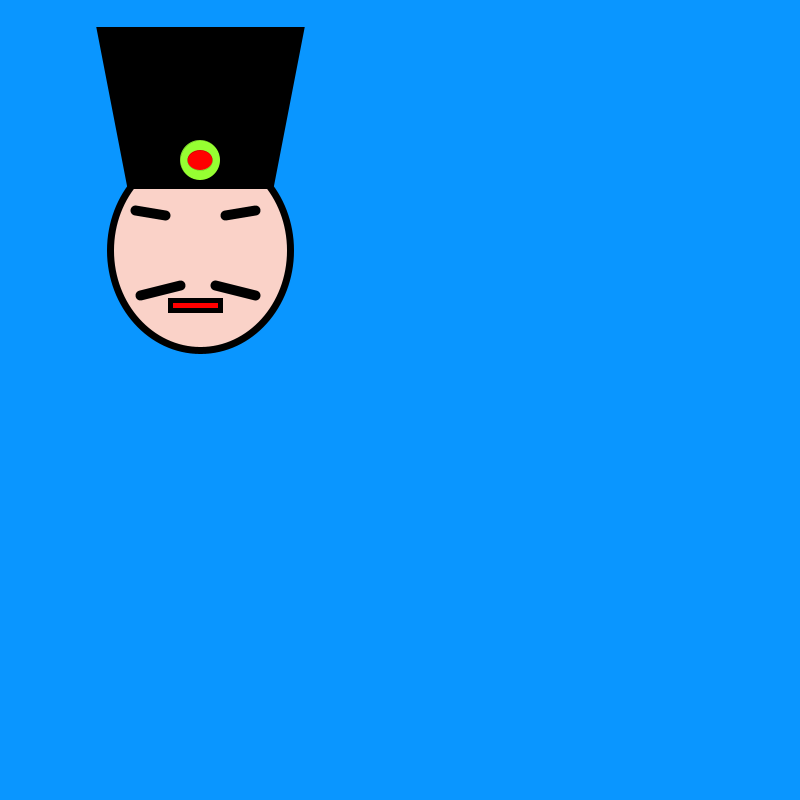
Frame 1 (no input)
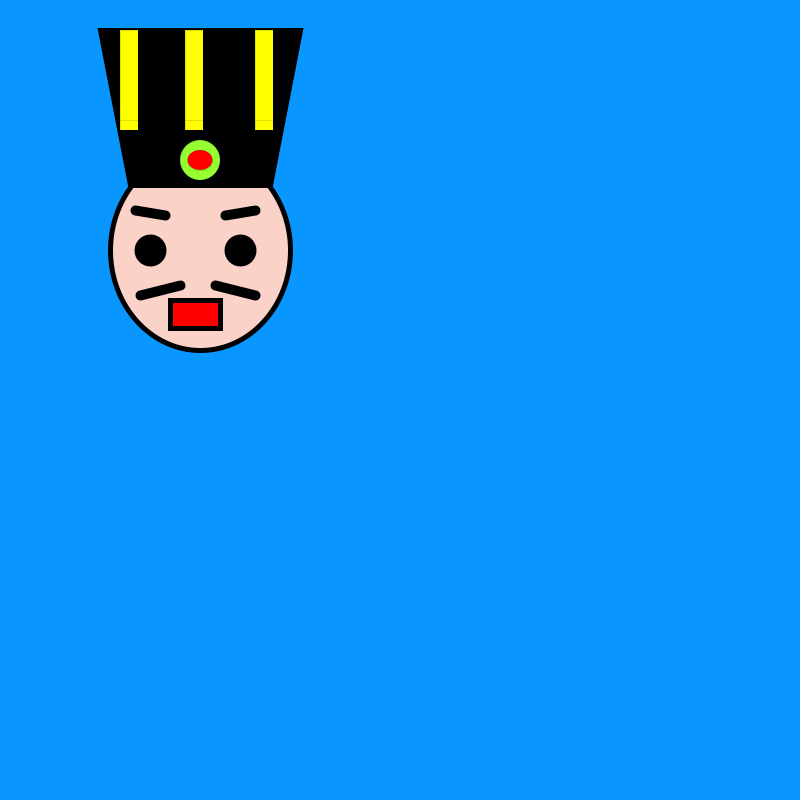
Frame 60 (the mouse pressed at the canvas centre just before this capture)
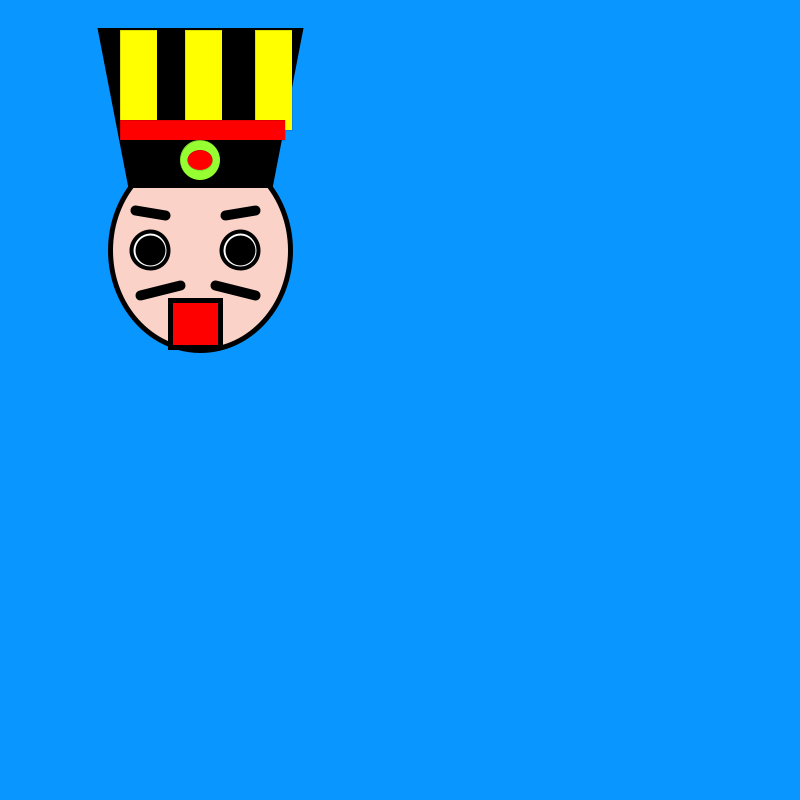
Frame 120 (the mouse held since frame 60 and released just before this capture)

The Processing sketch that drew these frames (run headless with seeded random() and noise(); from frame 60 on, the mouse is pressed at the canvas centre):

// Processing sketch: processing_93764
// ── processing_93764.pde

int pupilw=0;
int pupilh=0;
int eyeballw=0;
int eyeballh=0;
int mouth=10;
int a;
int b;
int c;

//for the 'moving picture'

void setup() {  // setup() does not return a value
  size(800, 800);
  smooth();
  strokeWeight(7);
  
  
  fill(250, 210 ,200);
  ellipse(200, 250, 180, 200);
  
  
  
  
  
  
  
  
  
  
  
  
 
}

void draw() {  // draw() does not r  eturn a value

background(10,150, 255);
  fill(250, 210 ,200);
  ellipse(200, 250, 180, 200);
  
  
  
  fill(0,0,0);
  quad(100,30, 300,30, 270, 185, 130,185);
  fill(255,255,0);
  strokeWeight(0);  
  rect(120,30, a,100);
  if (a<50) {a=a+1;}
  else if (a>=50) {a=10;}
  rect(185,30, b,100);
  if (b<50) {b=b+1;}
   else if (b>=50) {b=10;}  
  rect(255,30, c,100);
  if(c<50) {c=c+1;}
  else if (c>=50) {c=10;}
  
      
  fill( 150,295, 50);
  ellipse(200, 160, 40,40);
  fill(255,0,0);
  ellipse(200,160, 25,20);
  rect(120,120,165,mouseY/20);
  fill(255,255,255);
  strokeWeight(4);
  
  //eyes
  
  ellipse(150, 250, pupilw, pupilh);
  ellipse(240, 250, pupilw, pupilh);
  fill(0,0,0);
  if (pupilw<40){pupilw=pupilw+1;}
  else if(pupilw>=40){pupilw=0;}
  if(pupilh<40){pupilh=pupilh+1;}
  else if(pupilh>=40){pupilh=0;}
  
  ellipse(150, 250, eyeballw, eyeballh);
  ellipse(240, 250, eyeballw, eyeballh);
  if(eyeballw<30) {eyeballw=eyeballw+1;}
  else if(eyeballw>=30){eyeballw=0;}
  if(eyeballh<30){eyeballh=eyeballh+1;}
  else if (eyeballh>=30){eyeballh=0;}
  

  
  

  
  drawCircle();
}

void drawCircle() {  // This function also does not return a value
  fill(500, 160,90);
  strokeWeight(10);
  line(140, 295, 180, 285);
  line(215, 285, 255, 295);
  line(135, 210, 165,215);
  line(225, 215, 255, 210);
  fill(255,0,0);
  strokeWeight(5);
  rect(170, 300, 50, mouth);
  if (mouth<50) {mouth=mouth+1;}
  else if (mouth<=50) {mouth=10;}
  
 
}
